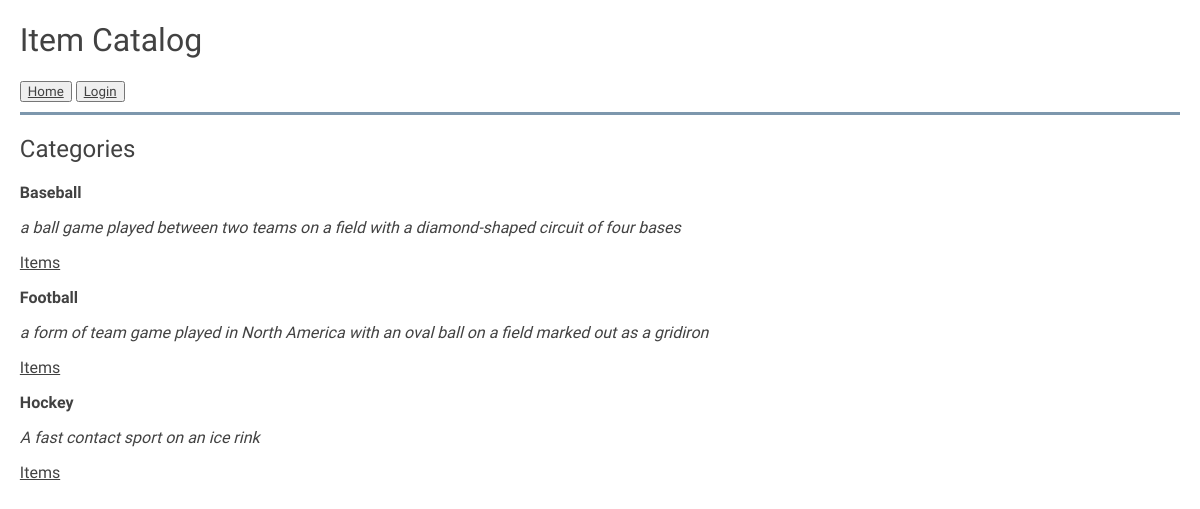
The page /categories on the database its author committed.
### database_setup.py (models this page shows, shortened)
class Category(Base):
    __tablename__ = 'category'
    name = Column(String(40), nullable=False)
    description = Column(String(120), nullable=True)
    id = Column(Integer, primary_key=True)
    items = relationship('Item', cascade='delete')
    user_id = Column(Integer, ForeignKey('user_info.id'))
    user_info = relationship(User_info)

### application.py (the view)
@app.route('/')
@app.route('/categories')
def showCategories():
    categories = session.query(Category).all()
    if 'username' not in login_session:
        return render_template('publiccategories.html', categories=categories)
    else:
        return render_template('categories.html', categories=categories)

### templates/publiccategories.html
{% extends "base.html" %}
{% block content %}
{% include "header.html"%}
	<body>
		<h2>Categories</h2>
		{% for category in categories %}
		<div>
			<p class="bold">{{category.name}}</p>
			<p class="description">{{category.description}}</p>
			<a href="{{url_for('showItems', category_id = category.id)}}">Items</a><br>
		</div>
		{% endfor %}
		<br>
	</body>
{% endblock %}

### static/style.css (style rules this page uses)
* { font-family: Quicksand, sans-serif; font-weight: 300; color: #424242; }
.description { font-style: italic; }
.bold { font-weight: bold; }

### rows shown on the page
Category: name "Baseball", description "a ball game played between two teams on a field with a diamond-shaped circuit of four bases"
Category: name "Football", description "a form of team game played in North America with an oval ball on a field marked out as a gridiron"
Category: name "Hockey", description "A fast contact sport on an ice rink"
